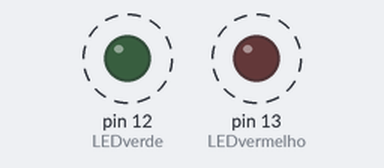
Recording of a sketch running on a simulated Arduino Uno, built with avr-gcc and run on an emulated ATmega328P. Shown: output pins drawn as LEDs (lit = HIGH). Dashed ring = blinking.

Above: at 0.12 s.
Timing chart, 0 to 3.0 s (numbered marks = the images above):
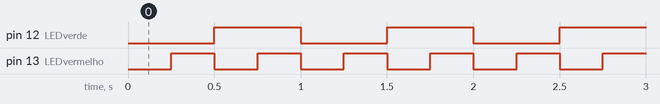

The sketch:

beagleBoxProcessosSimultaneos.ino
```cpp
//================================
//===== LEDS =====================
const byte LEDverde = 12;
const byte LEDvermelho = 13;

//================================
//===== Intervalos================
const unsigned long LEDverdeInterval = 500;
const unsigned long LEDvermelhoInterval = 250;

//================================
//===== Timers ===================
unsigned long LEDverdeTimer;
unsigned long LEDvermelhoTimer;

//================================
//===== Outras variáveis =========
int Rnd = 0;

//================================
//===== Setup ====================
void setup() {
  pinMode(LEDverde, OUTPUT);
  pinMode(LEDvermelho, OUTPUT);

  LEDverdeTimer = millis();
  LEDvermelhoTimer = millis();

}

//================================
//===== LEDverdePisca ============
void LEDverdePisca() {
  if (digitalRead(LEDverde) == LOW) {
    digitalWrite(LEDverde, HIGH);
  } else {
    digitalWrite(LEDverde, LOW);
  }

  //tempo que foi chamado
  LEDverdeTimer = millis();
}//LEDverdePisca

//================================
//===== LEDvermelhoPisca =========
void LEDvermelhoPisca() {
  if (digitalRead(LEDvermelho) == LOW) {
    digitalWrite(LEDvermelho, HIGH);
  } else {
    digitalWrite(LEDvermelho, LOW);
  }

  //tempo que foi chamado
  LEDvermelhoTimer = millis();
}//LEDvermelhoPisca


//================================
//===== Loop =====================
void loop() {
  // LEDverdePisca
  if ((millis() - LEDverdeTimer) >= LEDverdeInterval) {
    LEDverdePisca();
  }//fim LEDverdePisca

  // LEDvermelhoPisca
  if ((millis() - LEDvermelhoTimer) >= LEDvermelhoInterval) {
    LEDvermelhoPisca();
  }//fim LEDvermelhoPisca

}
```

Measured:
- by itself, pin 12 (LEDverde): alternates HIGH for 0.50 s and LOW for 0.50 s
- by itself, pin 13 (LEDvermelho): alternates HIGH for 0.25 s and LOW for 0.25 s
- by itself, everything shown: repeats every 1.0 s, in 4 steps
